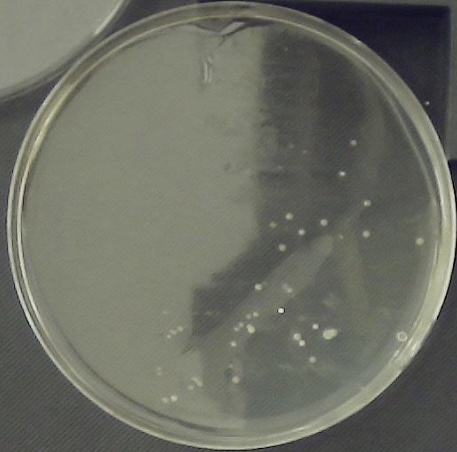
#> input picture images/g9_p1.jpg, 457 x 452 px
$ python canny_segmentation.py
#> lines starting #> are read from the running program, lines starting #| are printed output that depends on the picture; after the words box and inside, x2 and y2 are one past the last pixel; in counts of white or black regions, pixels touching at a corner belong together; long printed decimals are rounded
"""
Canny Edge Detection Segmentation
"""

import cv2
import numpy as np
import matplotlib.pyplot as plt
from skimage import measure, feature
from scipy import ndimage
from PIL import Image
import os
from pathlib import Path

os.makedirs("Results", exist_ok=True)

image_paths = [
    "images/g9_p1.jpg",
    "images/g9_p2.jpg",
    "images/g9_p3.jpg"
]

# Open results text file
results_file = open("Results/canny_results.txt", "w")

for image_path in image_paths:
    # Load image
    print(image_path)
    image = np.array(Image.open(image_path))
#> image is the input picture: shape (452, 457, 3); mean R, G, B 108, 109.8, 99.4
    # restrict field of view to central circle
    # Use opencv to detect the location of the petri dish and mask out everything outside it
    gray = np.max(image, axis=2).astype(np.uint8)
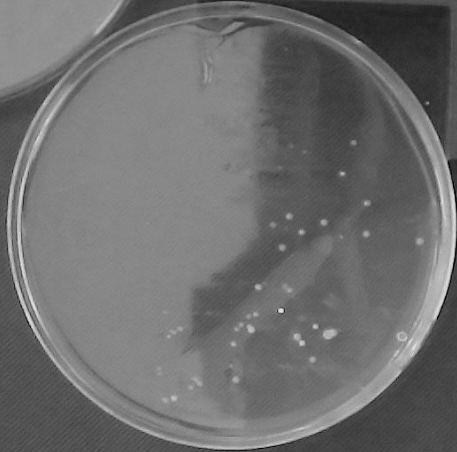
#> gray: shape (452, 457); min 0, max 233, mean 110.4
    blurred = cv2.GaussianBlur(gray, (5, 5), 0)
    possible_petri_dishes = cv2.HoughCircles(blurred, cv2.HOUGH_GRADIENT, dp=1, minDist=gray.shape[0]/8,
                               param1=100, param2=60, minRadius=gray.shape[0]//5, maxRadius=gray.shape[0]//2)
#> possible_petri_dishes = [[228.5, 226.5, 212.2]]
    most_centric_circle = None # the circle that is closest to the center of the image is the most likely petri dish
    min_dist_to_center = float('inf')
    center = np.int32((gray.shape[1]//2, gray.shape[0]//2))
#> center = [228, 226]
    if possible_petri_dishes is not None:
        possible_petri_dishes = np.uint64(np.around(possible_petri_dishes))
#> possible_petri_dishes = [[228, 226, 212]]
        for possible_petri_dish in possible_petri_dishes[0, :]:
            x, y, r = possible_petri_dish
            dist_from_center = (x-center[0])**2 + (y-center[1])**2
            print(type(x), type(center[0]))
            if dist_from_center < min_dist_to_center:
                min_dist_to_center = dist_from_center
                most_centric_circle = (x, y, r)
#> this loop made 1 pass
#> (x, y, r, dist_from_center, min_dist_to_center) on pass 1: (228, 226, 212, 0, 0)
#| <class 'numpy.uint64'> <class 'numpy.int32'>
#> after the loop, min_dist_to_center = 0
        mask = np.zeros_like(gray)
        cv2.circle(mask, (most_centric_circle[0], most_centric_circle[1]), most_centric_circle[2], 255, thickness=-1)
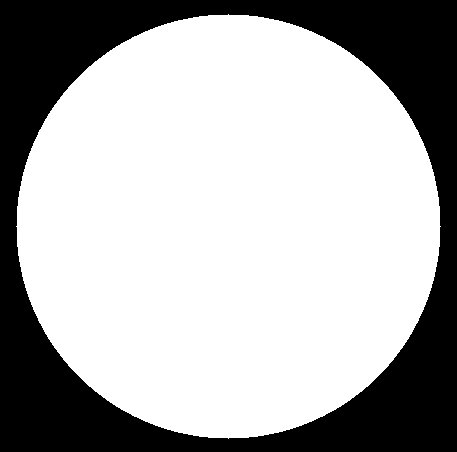
#> mask: shape (452, 457); 68.3% white; 1 black region, box (x1, y1, x2, y2) and area: (0, 0, 457, 452) 65399
        gray = cv2.bitwise_and(gray, gray, mask=mask)
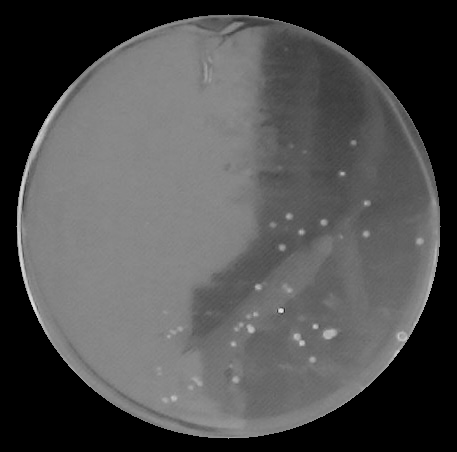
#> gray: shape (452, 457); min 0, max 233, mean 79.7
    else:
        print(f"Warning: No circle detected in {image_path}, using full image.")

    # convert the cvat annotation to a binary mask named ground truth from ManualFiji Segmentation/annotations.xml
    gt_mask = np.zeros_like(gray)
    # Load the CVAT annotations (this is a placeholder, implement loading as needed)
    cvat_annotations = []  # Load your CVAT annotations here
    for annotation in cvat_annotations:
        # Draw the annotation on the ground truth mask
        cv2.drawContours(gt_mask, [annotation], -1, 255, thickness=cv2.FILLED)
#> gt_mask: shape (452, 457); every value is 0


    # Normalize to 0-1
    gray_normalized = gray / 255.0

    # Adaptive thresholds
    mean = np.mean(gray_normalized)
#> mean = 0.313
    std = np.std(gray_normalized)
#> std = 0.225
    low_thresh = max(0.08, mean - 0.5 * std)
#> low_thresh = 0.2
    high_thresh = min(0.78, mean + 0.5 * std)
#> high_thresh = 0.425
    print(f"Adaptive thresholds: [{low_thresh:.3f}, {high_thresh:.3f}]")
#| Adaptive thresholds: [0.200, 0.425]

    # Canny edge detection
    edges = feature.canny(gray_normalized, sigma=2, low_threshold=low_thresh+0.01, high_threshold=high_thresh)
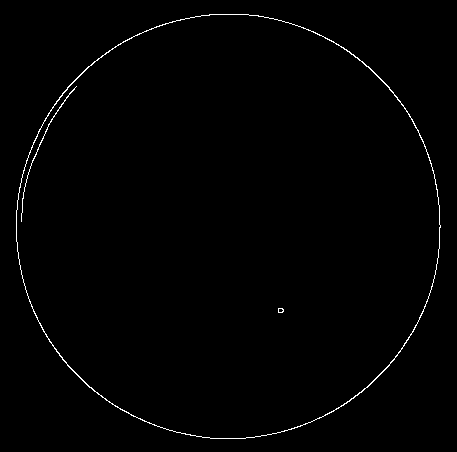
#> edges: shape (452, 457) bool; 0.83% white in thin lines or dots, all inside (x1, y1, x2, y2) = (16, 14, 441, 439)
    kernel = cv2.getStructuringElement(cv2.MORPH_ELLIPSE, (3,3))
#> kernel = [[0, 1, 0], [1, 1, 1], [0, 1, 0]]
    edges_uint8 = (edges.astype(np.uint8)) * 255
    closed = cv2.morphologyEx(edges_uint8, cv2.MORPH_CLOSE, kernel, iterations=2)

    # edges = edges.astype(np.uint8) * 255

    contours, _ = cv2.findContours(closed, cv2.RETR_TREE, cv2.CHAIN_APPROX_SIMPLE)
#> contours = 4 contours, 1 with area under 20; largest, box (x1, y1, x2, y2) and area: (16, 14, 441, 439) 141423, (16, 14, 441, 439) 140849, (16, 207, 23, 216) 30

    # Filter shapes
    mask = np.zeros_like(gray)
    good_contours = []
    for contour in contours:
        area = cv2.contourArea(contour)
        perimeter = cv2.arcLength(contour, True)
        if area > 0 and perimeter > 0 and area < 5000:
            circularity = (4 * np.pi * area) / (perimeter ** 2)
            if circularity > 0.5:  # Keep circular shapes
                good_contours.append(contour)
#> this loop made 4 passes
#> (area, perimeter, circularity) on pass 2: (30, 20.97, 0.857)
#> (area, perimeter) on passes 1, 3: (141423, 1405.4), (140849, 1647.6)
#> after the loop, good_contours = 2 contours, 1 with area under 20; largest, box (x1, y1, x2, y2) and area: (16, 207, 23, 216) 30
    cv2.drawContours(mask, good_contours, -1, 255, -1)
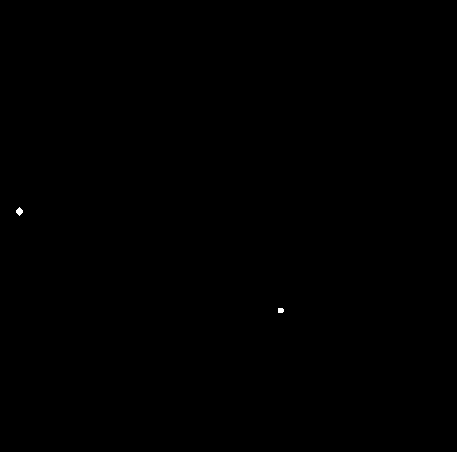
#> mask: shape (452, 457); 0.03% white; 2 white regions, box (x1, y1, x2, y2) and area: (16, 207, 23, 216) 39, (278, 308, 284, 313) 28
    # binary = ndimage.binary_fill_holes(mask).astype(np.uint8) * 255
    binary = mask
    # compute earth mover's distance between binary and Ground_Truth_Masks/{image_name}_mask.png
    image_name = os.path.splitext(os.path.basename(image_path))[0]
    gt_path = f"Ground_Truth_Masks/{image_name}_mask.png"
    print(gt_path)
    gt = cv2.imread(gt_path, cv2.IMREAD_GRAYSCALE)
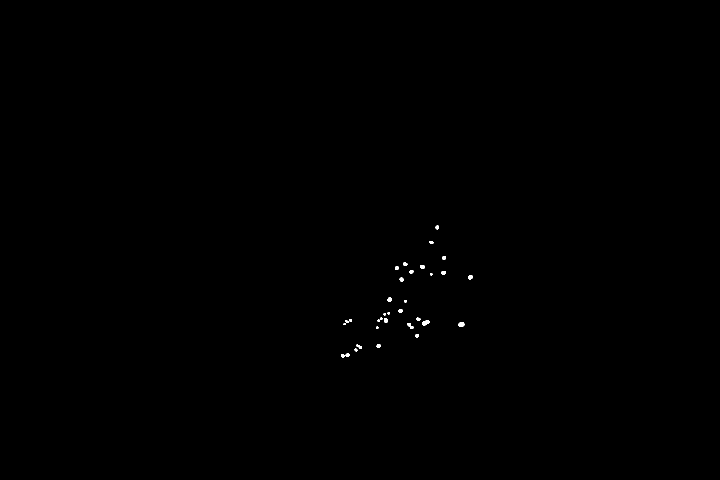
#> input picture Ground_Truth_Masks/g9_p1_mask.png, 1440 x 960 px (shown at 1/2 size)
#> gt: shape (960, 1440); 0.11% white; 33 white regions (1 under 20 px), largest, box (x1, y1, x2, y2) and area: (844, 640, 859, 651) 115, (917, 644, 929, 654) 100, (814, 646, 827, 658) 82
    if gt is None:
        print(f"Warning: No ground truth mask found for {image_name}")
        continue
    gt = (gt > 128).astype(np.uint8) * 255
    # resize binary to the size of gt
    if binary.shape != gt.shape:
        binary = cv2.resize(binary, (gt.shape[1], gt.shape[0]), interpolation=cv2.INTER_NEAREST)
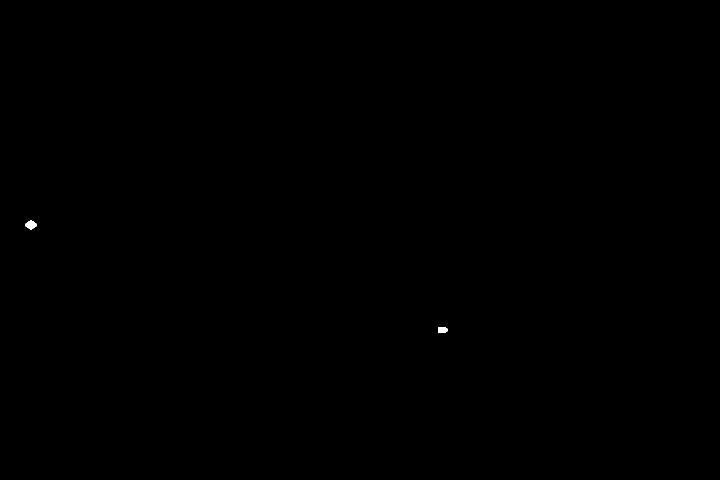
#> binary: shape (960, 1440) (shown at 1/2 size); 0.03% white; 2 white regions, box (x1, y1, x2, y2) and area: (51, 440, 73, 459) 268, (876, 655, 895, 665) 178
    # Count colonies
    labeled = measure.label(binary)
#> labeled: shape (960, 1440) int64; 3 distinct labels, from 0 to 2
    num_colonies = labeled.max()
#> num_colonies = 2

    # Calculate properties
    # baseline = "ManualFiji Segmentation/" + Path(image_path).stem + "_fiji.tif"
    # baseline_image = np.array(Image.open(baseline))
    # assert(baseline_image.shape == binary.shape)
    # fill in the binary mask holes
    binary = ndimage.binary_fill_holes(binary).astype(np.uint8) * 255
    baseline_image = gt // 255
    print(baseline_image.shape, binary.shape)
#| (960, 1440) (960, 1440)
    diff = np.abs(baseline_image - binary)
#> diff: shape (960, 1440); values 0 (black) and 1 (white), 0.14% white; 35 white regions (1 under 20 px)
    total_diff = np.sum(diff)
#> total_diff = 1974
    false_positive_rate = np.sum((binary == 255) & (baseline_image == 0))/np.sum(baseline_image == 0) if np.sum(baseline_image == 0) > 0 else 0
#> false_positive_rate = 0.000323
    false_negative_rate = np.sum((binary == 0) & (baseline_image == 255))/np.sum(baseline_image == 255) if np.sum(baseline_image == 255) > 0 else 0
#> false_negative_rate = 0
    print(f"False Positives: {false_positive_rate}, False Negatives: {false_negative_rate}")
#| False Positives: 0.000323, False Negatives: 0
    regions = measure.regionprops(labeled)
#> regions = 2 regions; box (x1, y1, x2, y2) and area: (51, 440, 73, 459) 268, (876, 655, 895, 665) 178
    areas = [r.area for r in regions]
#> areas = [268, 178]
    circularities = [(4 * np.pi * r.area) / (r.perimeter ** 2) if r.perimeter > 0 else 0 for r in regions]
#> circularities = [0.669, 0.801]

    # Print and save results
    result_text = f"\n{image_path}\n"
    result_text += f"  Thresholds: [{low_thresh:.3f}, {high_thresh:.3f}]\n"
    result_text += f"  Colonies: {num_colonies}\n"
    result_text += f"  Avg Area: {np.mean(areas):.1f}\n"
    result_text += f"  Avg Circularity: {np.mean(circularities):.3f}\n"
    result_text += f"  Total Diff: {total_diff/(baseline_image.sum()):.2f}\n"
    result_text += f"  False Positive Rate: {false_positive_rate}\n"
    result_text += f"  False Negatives Rate: {false_negative_rate}\n"

    results_file.write(result_text)
    print(result_text, end='')
#| images/g9_p1.jpg
#|   Thresholds: [0.200, 0.425]
#|   Colonies: 2
#|   Avg Area: 223.0
#|   Avg Circularity: 0.735
#|   Total Diff: 1.29
#|   False Positive Rate: 0.000323
#|   False Negatives Rate: 0

    # Show results
    fig, axes = plt.subplots(1, 4, figsize=(16, 4))
    axes[0].imshow(gray, cmap='gray')
    axes[0].set_title('Original')
    axes[0].axis('off')

    axes[1].imshow(edges, cmap='gray')
    axes[1].set_title(f'Edges [{low_thresh:.3f},{high_thresh:.3f}]')
    axes[1].axis('off')

    axes[2].imshow(binary, cmap='gray')
    axes[2].set_title('Binary')
    axes[2].axis('off')

    axes[3].imshow(labeled, cmap='nipy_spectral')
    axes[3].set_title(f'Colonies (n={num_colonies})')
    axes[3].axis('off')

    plt.suptitle(f'Canny: {image_path}')
    plt.tight_layout()

    # Save figure
    image_name = os.path.splitext(os.path.basename(image_path))[0]
    plt.savefig(f"Results/canny_{image_name}.png", dpi=150, bbox_inches='tight')
    plt.close()
#> pass 2 of the loop `for image_path in image_paths:`:
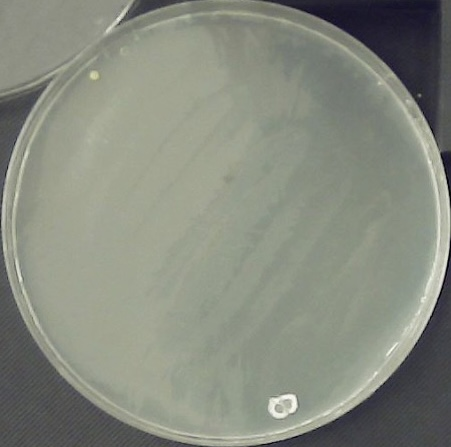
#> input picture images/g9_p2.jpg, 451 x 447 px
#> image is the input picture: shape (447, 451, 3); mean R, G, B 134.7, 138.8, 126.9
#> blurred: shape (447, 451)
#> `possible_petri_dishes = cv2.HoughCircles(blurred, cv2.HOUGH_GRADIENT, ..`: possible_petri_dishes = [[226.5, 225.5, 210.3]]
#> `possible_petri_dishes = np.uint64(np.around(possible_petri_dishes))`: possible_petri_dishes = [[226, 226, 210]]
#> the loop `for possible_petri_dish in possible_petri_dishes[0, :]:` made 1 pass
#> (x, y, r, dist_from_center, min_dist_to_center) on pass 1: (226, 226, 210, 10, 10)
#> (printed output is left out)
#> after the loop `for possible_petri_dish in possible_petri_dishes[0, :]:`: min_dist_to_center = 10
#> `cv2.circle(mask, (most_centric_circle[0], most_centric_circle[1]), mos..`:
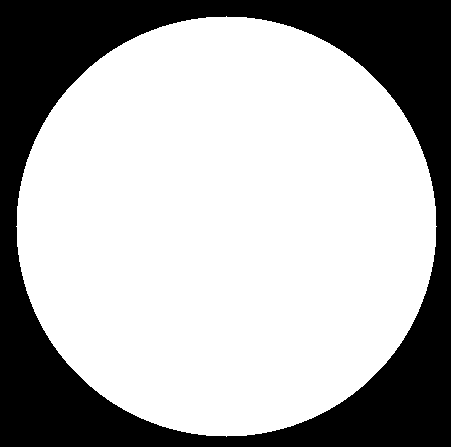
#> mask: shape (447, 451); 68.7% white; 1 black region, box (x1, y1, x2, y2) and area: (0, 0, 451, 447) 63092
#> gray_normalized: shape (447, 451) float64
#> mean = 0.415
#> std = 0.283
#> low_thresh = 0.273
#> high_thresh = 0.556
#| Adaptive thresholds: [0.273, 0.556]
#> edges: shape (447, 451) bool; 0.79% white in thin lines or dots, all inside (x1, y1, x2, y2) = (16, 16, 437, 437)
#> contours = 4 contours; box (x1, y1, x2, y2) and area: (16, 16, 437, 437) 138757, (16, 16, 437, 437) 138452, (268, 394, 297, 419) 521, (268, 394, 297, 419) 502
#> the loop `for contour in contours:` made 4 passes
#> (area, perimeter, circularity) on passes 3 to 4: (521, 88.77, 0.831), (502, 86.43, 0.845)
#> after the loop `for contour in contours:`: good_contours = 2 contours; box (x1, y1, x2, y2) and area: (268, 394, 297, 419) 521, (268, 394, 297, 419) 502
#> gt: shape (960, 1440); 0.05% white; 2 white regions, box (x1, y1, x2, y2) and area: (785, 710, 817, 735) 615, (609, 385, 618, 396) 80
#> labeled: shape (960, 1440) int64; values 0 (black) and 1 (white), 0.05% white; 1 white region, box (x1, y1, x2, y2) and area: (856, 847, 949, 900) 642
#> num_colonies = 1
#> `binary = ndimage.binary_fill_holes(binary).astype(np.uint8) * 255`:
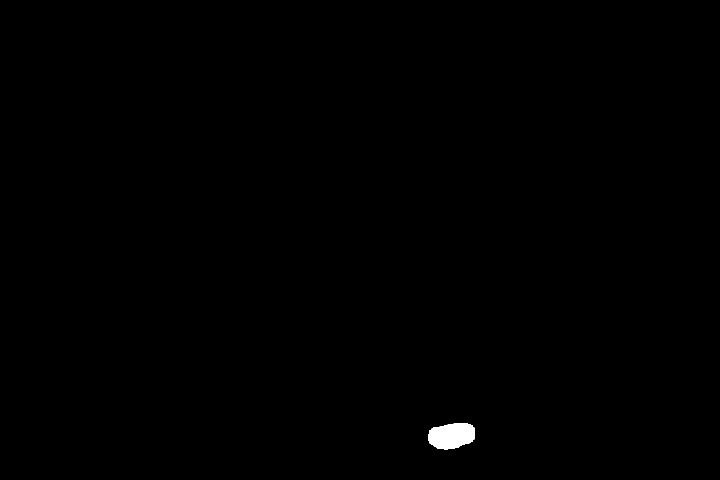
#> binary: shape (960, 1440) (shown at 1/2 size); 0.28% white; 1 white region, box (x1, y1, x2, y2) and area: (856, 847, 949, 900) 3840
#| (960, 1440) (960, 1440)
#> diff: shape (960, 1440); values 0 (black) and 1 (white), 0.33% white; 3 white regions
#> total_diff = 4535
#> false_positive_rate = 0.00278
#| False Positives: 0.002779, False Negatives: 0
#> regions = 1 regions; box (x1, y1, x2, y2) and area: (856, 847, 949, 900) 642
#> areas = [642]
#> circularities = [0.0334]
#| images/g9_p2.jpg
#|   Thresholds: [0.273, 0.556]
#|   Colonies: 1
#|   Avg Area: 642.0
#|   Avg Circularity: 0.033
#|   Total Diff: 6.53
#> (further printed lines are left out)
#> pass 3 of the loop `for image_path in image_paths:`:
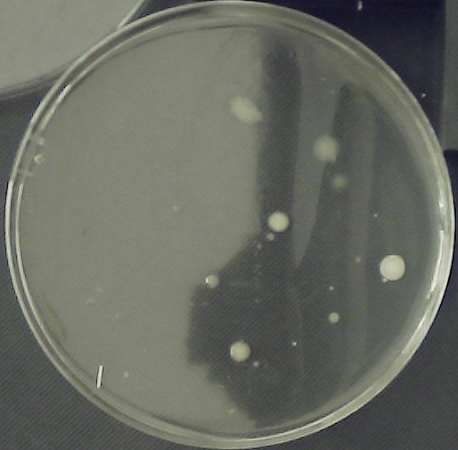
#> input picture images/g9_p3.jpg, 458 x 450 px
#> image is the input picture: shape (450, 458, 3); mean R, G, B 104.2, 106.7, 97.8
#> blurred: shape (450, 458)
#> `possible_petri_dishes = cv2.HoughCircles(blurred, cv2.HOUGH_GRADIENT, ..`: possible_petri_dishes = [[229.5, 225.5, 224.4]]
#> `possible_petri_dishes = np.uint64(np.around(possible_petri_dishes))`: possible_petri_dishes = [[230, 226, 224]]
#> the loop `for possible_petri_dish in possible_petri_dishes[0, :]:` made 1 pass
#> (x, y, r, dist_from_center, min_dist_to_center) on pass 1: (230, 226, 224, 2, 2)
#> (printed output is left out)
#> after the loop `for possible_petri_dish in possible_petri_dishes[0, :]:`: min_dist_to_center = 2
#> `cv2.circle(mask, (most_centric_circle[0], most_centric_circle[1]), mos..`:
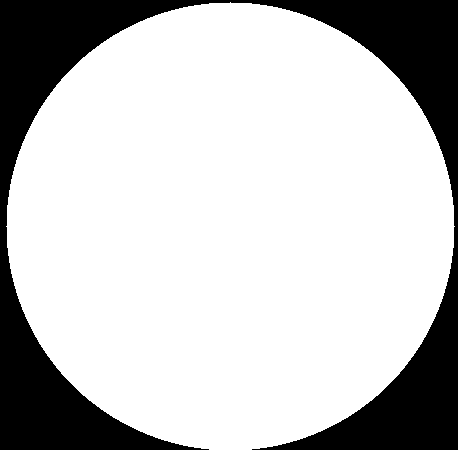
#> mask: shape (450, 458); 76.5% white; 1 black region, box (x1, y1, x2, y2) and area: (0, 0, 458, 450) 48516
#> gray_normalized: shape (450, 458) float64
#> mean = 0.344
#> std = 0.21
#> low_thresh = 0.239
#> high_thresh = 0.449
#| Adaptive thresholds: [0.239, 0.449]
#> edges: shape (450, 458) bool; 1% white in thin lines or dots
#> edges_uint8: shape (450, 458); 1% white in thin lines or dots
#> closed: shape (450, 458); 1.1% white in thin lines or dots
#> contours = 10 contours, 2 with area under 20; largest, box (x1, y1, x2, y2) and area: (379, 255, 405, 282) 504, (379, 255, 405, 282) 484, (6, 0, 455, 450) 473, (230, 342, 250, 361) 273, (268, 212, 288, 231) 264, (230, 342, 250, 361) 256, (268, 212, 288, 231) 248, (39, 81, 74, 127) 40
#> the loop `for contour in contours:` made 10 passes
#> (area, perimeter, circularity) on passes 2, 3, 4, 5, 7, 8, 9, 10: (273, 62.28, 0.884), (255.5, 59.36, 0.911), (503.5, 87.36, 0.829), (484.5, 83.84, 0.866), (263.5, 61.7, 0.87), (248.5, 59.36, 0.886), (40.5, 173.2, 0.017), (473, 2908.9, 0.000702)
#> after the loop `for contour in contours:`: good_contours = 6 contours; box (x1, y1, x2, y2) and area: (379, 255, 405, 282) 504, (379, 255, 405, 282) 484, (230, 342, 250, 361) 273, (268, 212, 288, 231) 264, (230, 342, 250, 361) 256, (268, 212, 288, 231) 248
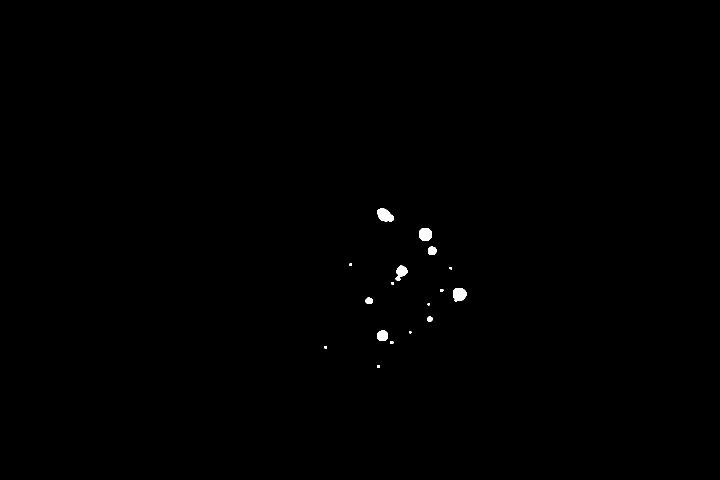
#> input picture Ground_Truth_Masks/g9_p3_mask.png, 1440 x 960 px (shown at 1/2 size)
#> num_colonies = 3
#| (960, 1440) (960, 1440)
#> total_diff = 10991
#> false_positive_rate = 0.00524
#| False Positives: 0.005242, False Negatives: 0
#> regions = 3 regions; box (x1, y1, x2, y2) and area: (1192, 544, 1274, 602) 634, (724, 730, 787, 771) 470, (843, 453, 906, 493) 434
#> areas = [434, 634, 470]
#> circularities = [0.05, 0.0362, 0.0514]
#| images/g9_p3.jpg
#|   Thresholds: [0.239, 0.449]
#|   Colonies: 3
#|   Avg Area: 512.7
#|   Avg Circularity: 0.046
#|   Total Diff: 3.26
#> (further printed lines are left out)
results_file.close()
